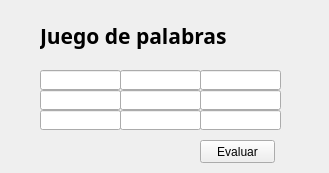
<?xml version="1.0" encoding="UTF-8"?>
<ui version="4.0">
 <class>ventanaLetrasJuego</class>
 <widget class="QWidget" name="ventanaLetrasJuego">
  <property name="geometry">
   <rect>
    <x>0</x>
    <y>0</y>
    <width>329</width>
    <height>173</height>
   </rect>
  </property>
  <property name="windowTitle">
   <string>Form</string>
  </property>
  <widget class="QLabel" name="label">
   <property name="geometry">
    <rect>
     <x>40</x>
     <y>20</y>
     <width>251</width>
     <height>31</height>
    </rect>
   </property>
   <property name="font">
    <font>
     <family>Copperplate Gothic Bold</family>
     <pointsize>16</pointsize>
     <weight>75</weight>
     <bold>true</bold>
    </font>
   </property>
   <property name="text">
    <string>Juego de palabras</string>
   </property>
  </widget>
  <widget class="QLineEdit" name="lineEdit">
   <property name="geometry">
    <rect>
     <x>40</x>
     <y>70</y>
     <width>81</width>
     <height>20</height>
    </rect>
   </property>
  </widget>
  <widget class="QLineEdit" name="lineEdit_2">
   <property name="geometry">
    <rect>
     <x>120</x>
     <y>70</y>
     <width>81</width>
     <height>20</height>
    </rect>
   </property>
  </widget>
  <widget class="QLineEdit" name="lineEdit_3">
   <property name="geometry">
    <rect>
     <x>200</x>
     <y>70</y>
     <width>81</width>
     <height>20</height>
    </rect>
   </property>
  </widget>
  <widget class="QLineEdit" name="lineEdit_4">
   <property name="geometry">
    <rect>
     <x>40</x>
     <y>90</y>
     <width>81</width>
     <height>20</height>
    </rect>
   </property>
  </widget>
  <widget class="QLineEdit" name="lineEdit_5">
   <property name="geometry">
    <rect>
     <x>120</x>
     <y>90</y>
     <width>81</width>
     <height>20</height>
    </rect>
   </property>
  </widget>
  <widget class="QLineEdit" name="lineEdit_6">
   <property name="geometry">
    <rect>
     <x>200</x>
     <y>90</y>
     <width>81</width>
     <height>20</height>
    </rect>
   </property>
  </widget>
  <widget class="QLineEdit" name="lineEdit_7">
   <property name="geometry">
    <rect>
     <x>40</x>
     <y>110</y>
     <width>81</width>
     <height>20</height>
    </rect>
   </property>
  </widget>
  <widget class="QLineEdit" name="lineEdit_8">
   <property name="geometry">
    <rect>
     <x>120</x>
     <y>110</y>
     <width>81</width>
     <height>20</height>
    </rect>
   </property>
  </widget>
  <widget class="QLineEdit" name="lineEdit_9">
   <property name="geometry">
    <rect>
     <x>200</x>
     <y>110</y>
     <width>81</width>
     <height>20</height>
    </rect>
   </property>
  </widget>
  <widget class="QPushButton" name="pushButton">
   <property name="geometry">
    <rect>
     <x>200</x>
     <y>140</y>
     <width>75</width>
     <height>23</height>
    </rect>
   </property>
   <property name="text">
    <string>Evaluar</string>
   </property>
  </widget>
  <widget class="QLabel" name="label_2">
   <property name="geometry">
    <rect>
     <x>40</x>
     <y>70</y>
     <width>81</width>
     <height>21</height>
    </rect>
   </property>
   <property name="text">
    <string/>
   </property>
  </widget>
  <widget class="QLabel" name="label_3">
   <property name="geometry">
    <rect>
     <x>120</x>
     <y>70</y>
     <width>81</width>
     <height>21</height>
    </rect>
   </property>
   <property name="text">
    <string/>
   </property>
  </widget>
  <widget class="QLabel" name="label_4">
   <property name="geometry">
    <rect>
     <x>200</x>
     <y>70</y>
     <width>81</width>
     <height>21</height>
    </rect>
   </property>
   <property name="text">
    <string/>
   </property>
  </widget>
  <widget class="QLabel" name="label_5">
   <property name="geometry">
    <rect>
     <x>40</x>
     <y>90</y>
     <width>81</width>
     <height>21</height>
    </rect>
   </property>
   <property name="text">
    <string/>
   </property>
  </widget>
  <widget class="QLabel" name="label_6">
   <property name="geometry">
    <rect>
     <x>120</x>
     <y>90</y>
     <width>81</width>
     <height>21</height>
    </rect>
   </property>
   <property name="text">
    <string/>
   </property>
  </widget>
  <widget class="QLabel" name="label_7">
   <property name="geometry">
    <rect>
     <x>200</x>
     <y>90</y>
     <width>81</width>
     <height>21</height>
    </rect>
   </property>
   <property name="text">
    <string/>
   </property>
  </widget>
  <widget class="QLabel" name="label_8">
   <property name="geometry">
    <rect>
     <x>40</x>
     <y>110</y>
     <width>81</width>
     <height>21</height>
    </rect>
   </property>
   <property name="text">
    <string/>
   </property>
  </widget>
  <widget class="QLabel" name="label_9">
   <property name="geometry">
    <rect>
     <x>120</x>
     <y>110</y>
     <width>81</width>
     <height>21</height>
    </rect>
   </property>
   <property name="text">
    <string/>
   </property>
  </widget>
  <widget class="QLabel" name="label_10">
   <property name="geometry">
    <rect>
     <x>200</x>
     <y>110</y>
     <width>81</width>
     <height>21</height>
    </rect>
   </property>
   <property name="text">
    <string/>
   </property>
  </widget>
 </widget>
 <resources/>
 <connections>
  <connection>
   <sender>pushButton</sender>
   <signal>clicked()</signal>
   <receiver>ventanaLetrasJuego</receiver>
   <slot>evaluar()</slot>
   <hints>
    <hint type="sourcelabel">
     <x>269</x>
     <y>148</y>
    </hint>
    <hint type="destinationlabel">
     <x>299</x>
     <y>143</y>
    </hint>
   </hints>
  </connection>
 </connections>
 <slots>
  <slot>evaluar()</slot>
 </slots>
</ui>
